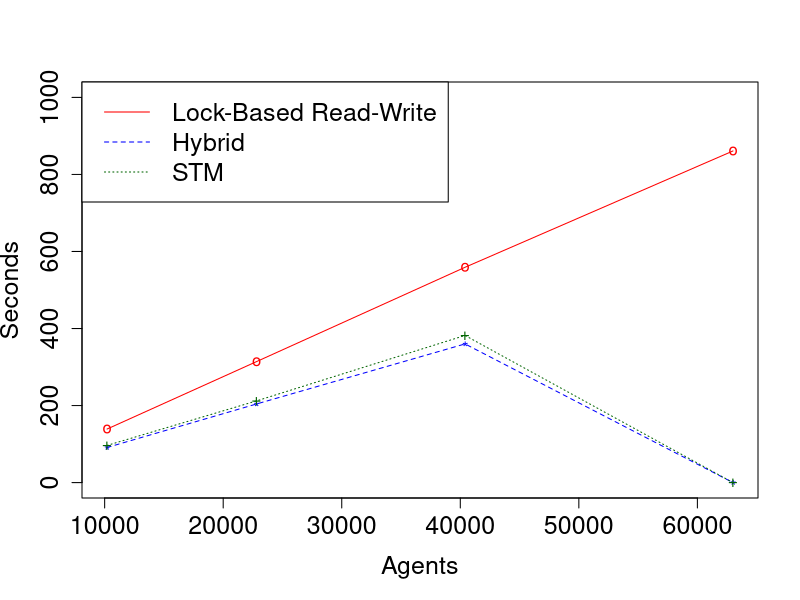

Write R code to recreate this figure.
png("sir_varyinggrid_constcores.png", width = 700, height = 700)

agents <- c(10201, 22801, 40401, 63001)
lbRw  <- c(139, 314, 559, 861)
hyb   <- c(91.1, 204, 360, 0)
stm   <- c(96.5, 212, 382, 0)

#dev.new(width = 500, height = 500, unit = "px")
plot(agents, lbRw, type="o", col="red", pch="o", lty=1,
     xlab = "Agents", 
     ylab = "Seconds",
     ylim=c(0,1000),
     cex.lab=1.5, cex.axis=1.5, cex.main=1.5, cex.sub=1.5)

points(agents, hyb, col="blue", pch="*")
lines(agents, hyb, col="blue",lty=2)

points(agents, stm, col="dark green",pch="+")
lines(agents, stm, col="dark green", lty=3)

legend("topleft", 
       legend=c("Lock-Based Read-Write","Hybrid", "STM"), 
       col=c("red", "blue", "dark green"),
       lty=c(1,2,3),
       xpd=TRUE,
       cex = 1.5)

# 3. Close the file
dev.off()
